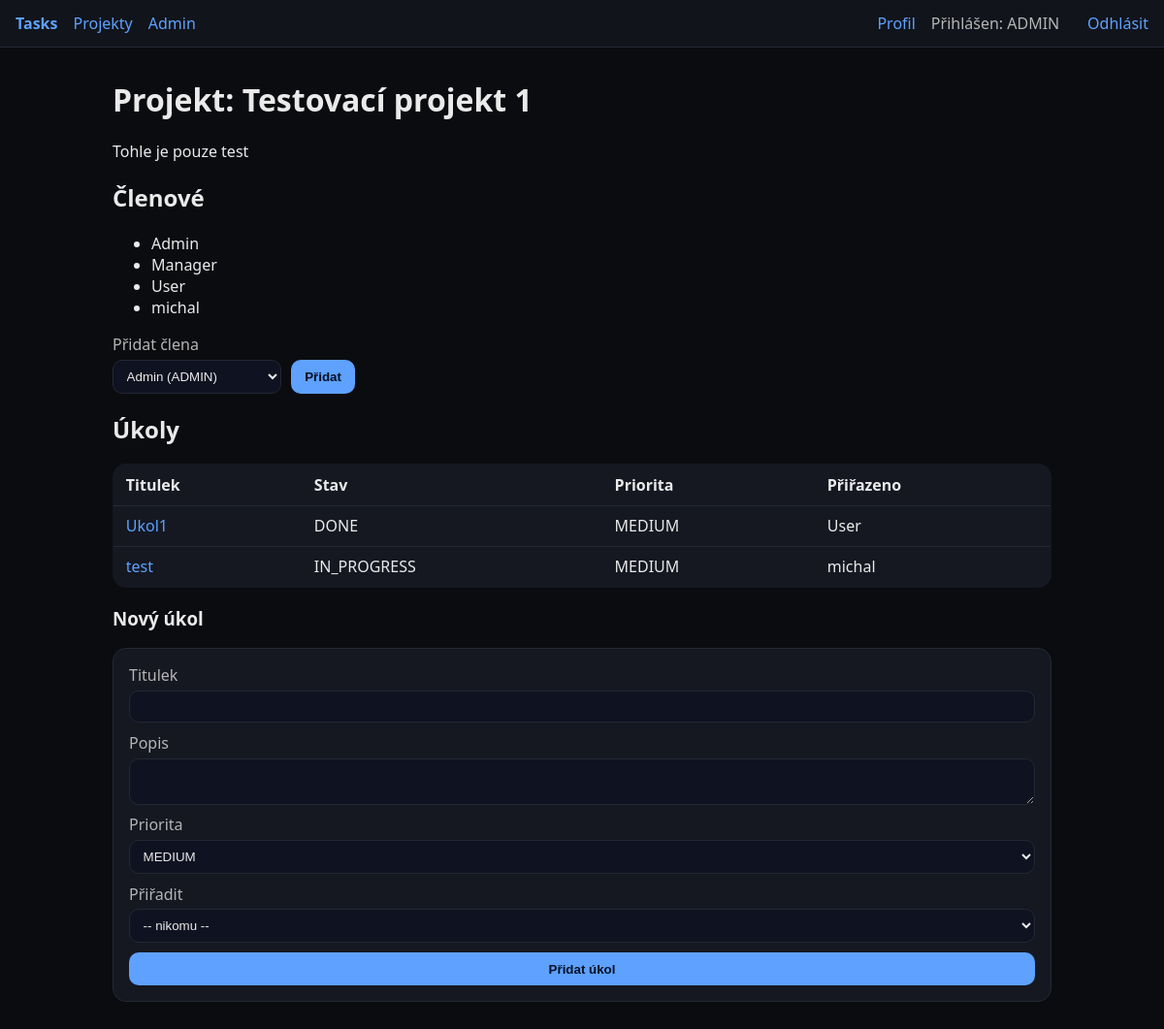
/projects/1 (signed in), run on an earlier commit of the app's database.
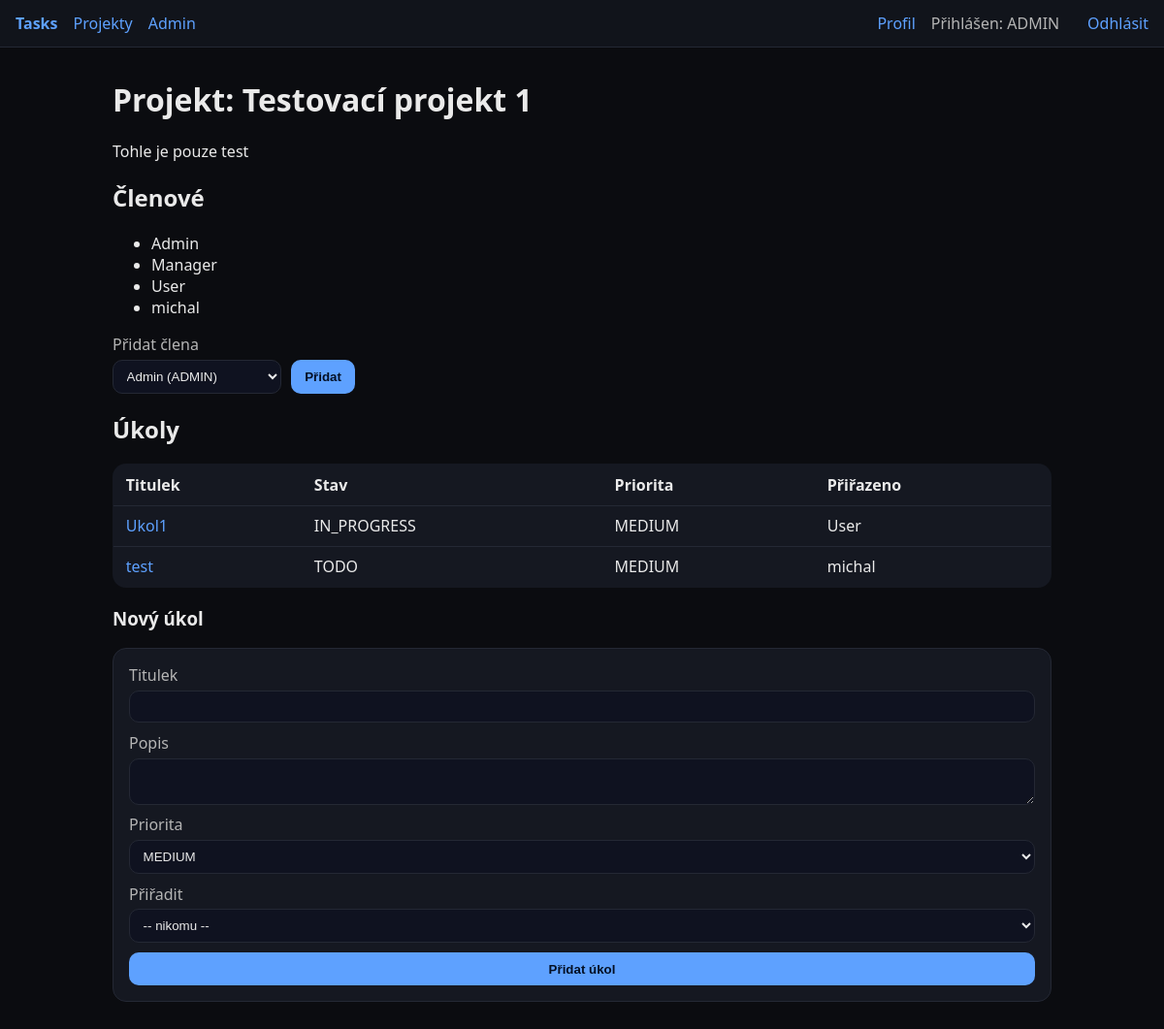
And on a later commit of the database.
### app/models.py (models this page shows)
class Task(Base):
    __tablename__ = "tasks"
    id: Mapped[int] = mapped_column(Integer, primary_key=True)
    project_id: Mapped[int] = mapped_column(ForeignKey("projects.id"))
    assignee_id: Mapped[Optional[int]] = mapped_column(ForeignKey("users.id"), nullable=True)
    title: Mapped[str] = mapped_column(String)
    description: Mapped[str] = mapped_column(Text, default="")
    priority: Mapped[str] = mapped_column(String, default="MEDIUM")
    status: Mapped[str] = mapped_column(String, default="TODO")
    deadline: Mapped[Optional[date]] = mapped_column(Date, nullable=True)
    created_at: Mapped[datetime] = mapped_column(DateTime, default=func.now())
    updated_at: Mapped[datetime] = mapped_column(DateTime, default=func.now(), onupdate=func.now())
    project = relationship("Project", back_populates="tasks")
    assignee = relationship("User", back_populates="tasks")
    comments = relationship("Comment", back_populates="task", cascade="all, delete-orphan")

class User(Base):
    __tablename__ = "users"
    id: Mapped[int] = mapped_column(Integer, primary_key=True, index=True)
    email: Mapped[str] = mapped_column(String, unique=True, index=True)
    password_hash: Mapped[str] = mapped_column(String)
    full_name: Mapped[str] = mapped_column(String, default="")
    role: Mapped[str] = mapped_column(String, default="USER")
    created_at: Mapped[datetime] = mapped_column(DateTime, default=func.now())
    tasks = relationship("Task", back_populates="assignee")

### app/routers/projects.py (the view)
@router.get("/{project_id}", response_class=HTMLResponse)
def project_detail(project_id: int, request: Request, db: Session = Depends(get_db), user: User = Depends(current_user)):
    project = db.get(Project, project_id)
    if not project:
        return RedirectResponse(url="/projects", status_code=303)
    q_status = request.query_params.get("status")
    q_priority = request.query_params.get("priority")
    q_assignee = request.query_params.get("assignee_id")
    q_due_before = request.query_params.get("due_before")
    members = db.query(ProjectMember).filter_by(project_id=project_id).all()
    tasks_q = db.query(Task).filter(Task.project_id == project_id)
    if q_status:
        tasks_q = tasks_q.filter(Task.status == q_status)
    if q_priority:
        tasks_q = tasks_q.filter(Task.priority == q_priority)
    if q_assignee:
        tasks_q = tasks_q.filter(Task.assignee_id == int(q_assignee))
    if q_due_before:
        try:
            d = date.fromisoformat(q_due_before)
            tasks_q = tasks_q.filter(Task.deadline != None, Task.deadline <= d)
        except:
            pass
    tasks = tasks_q.all()
    users = db.query(User).all()
    status_counts = db.query(Task.status, func.count(Task.id)).filter(Task.project_id == project_id).group_by(Task.status).all()
    priority_counts = db.query(Task.priority, func.count(Task.id)).filter(Task.project_id == project_id).group_by(Task.priority).all()
    return templates.TemplateResponse(
        "projects/detail.html",
        {
            "request": request,
            "project": project,
            "members": members,
            "tasks": tasks,
            "users": users,
            "status_counts": status_counts,
            "priority_counts": priority_counts,
        },
    )

### templates/projects/detail.html (shortened to what this page needs)
{% extends 'base.html' %}
{% block content %}
<h1>Projekt: {{ project.name }}</h1>
<p>{{ project.description }}</p>
<h2>Členové</h2>
<ul>
  {% for m in members %}
    <li>{{ m.user.full_name or m.user.email }}</li>
  {% endfor %}
</ul>
<form method="post" action="/projects/{{project.id}}/members" class="form inline">
  <label>Přidat člena
    <select name="user_id">
      {% for u in users %}
        <option value="{{u.id}}">{{u.full_name or u.email}} ({{u.role}})</option>
      {% endfor %}
    </select>
  </label>
  <button type="submit">Přidat</button>
</form>
<h2>Úkoly</h2>
<table class="table">
  <thead><tr><th>Titulek</th><th>Stav</th><th>Priorita</th><th>Přiřazeno</th></tr></thead>
  <tbody>
  {% for t in tasks %}
    <tr>
      <td><a href="/tasks/{{t.id}}">{{ t.title }}</a></td>
      <td>{{ t.status }}</td>
      <td>{{ t.priority }}</td>
      <td>{{ t.assignee.full_name if t.assignee else "-" }}</td>
    </tr>
  {% else %}
    <tr><td colspan="4">Žádné úkoly</td></tr>
  {% endfor %}
  </tbody>
</table>
<h3>Nový úkol</h3>
<form method="post" action="/projects/{{project.id}}/tasks" class="form">
  <label>Titulek <input name="title" required></label>
  <label>Popis <textarea name="description"></textarea></label>
  <label>Priorita
    <select name="priority">
      <option>LOW</option><option selected>MEDIUM</option><option>HIGH</option>
    </select>
  </label>
  <label>Přiřadit
    <select name="assignee_id">
      <option value="">-- nikomu --</option>
    </select>
  </label>
  <button type="submit">Přidat úkol</button>
</form>
{% endblock %}

What changed in the data, as far as the page shows it:
changed Task "Ukol1": status "DONE" → "IN_PROGRESS"
changed Task "test": status "IN_PROGRESS" → "TODO"
